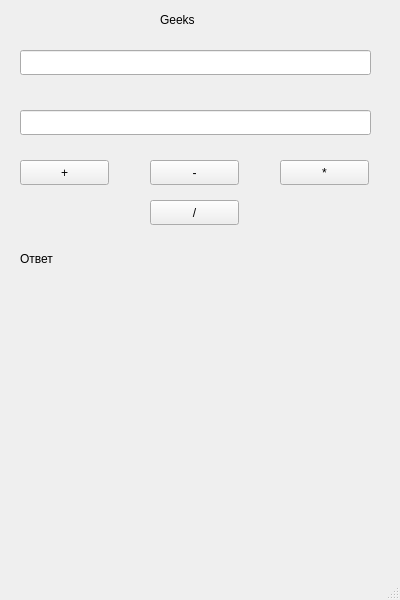
<?xml version="1.0" encoding="UTF-8"?>
<ui version="4.0">
 <class>MainWindow</class>
 <widget class="QMainWindow" name="MainWindow">
  <property name="geometry">
   <rect>
    <x>0</x>
    <y>0</y>
    <width>400</width>
    <height>600</height>
   </rect>
  </property>
  <property name="windowTitle">
   <string>MainWindow</string>
  </property>
  <widget class="QWidget" name="centralwidget">
   <widget class="QLabel" name="label">
    <property name="geometry">
     <rect>
      <x>160</x>
      <y>10</y>
      <width>67</width>
      <height>20</height>
     </rect>
    </property>
    <property name="maximumSize">
     <size>
      <width>67</width>
      <height>16777215</height>
     </size>
    </property>
    <property name="styleSheet">
     <string notr="true">font: 75 11pt &quot;Ubuntu&quot;;</string>
    </property>
    <property name="text">
     <string>Geeks</string>
    </property>
   </widget>
   <widget class="QLineEdit" name="input1">
    <property name="geometry">
     <rect>
      <x>20</x>
      <y>50</y>
      <width>351</width>
      <height>25</height>
     </rect>
    </property>
   </widget>
   <widget class="QLineEdit" name="input2">
    <property name="geometry">
     <rect>
      <x>20</x>
      <y>110</y>
      <width>351</width>
      <height>25</height>
     </rect>
    </property>
   </widget>
   <widget class="QPushButton" name="add">
    <property name="geometry">
     <rect>
      <x>20</x>
      <y>160</y>
      <width>89</width>
      <height>25</height>
     </rect>
    </property>
    <property name="text">
     <string>+</string>
    </property>
   </widget>
   <widget class="QPushButton" name="sub">
    <property name="geometry">
     <rect>
      <x>150</x>
      <y>160</y>
      <width>89</width>
      <height>25</height>
     </rect>
    </property>
    <property name="text">
     <string>-</string>
    </property>
   </widget>
   <widget class="QPushButton" name="mult">
    <property name="geometry">
     <rect>
      <x>280</x>
      <y>160</y>
      <width>89</width>
      <height>25</height>
     </rect>
    </property>
    <property name="text">
     <string>*</string>
    </property>
   </widget>
   <widget class="QPushButton" name="div">
    <property name="geometry">
     <rect>
      <x>150</x>
      <y>200</y>
      <width>89</width>
      <height>25</height>
     </rect>
    </property>
    <property name="styleSheet">
     <string notr="true"/>
    </property>
    <property name="text">
     <string>/</string>
    </property>
   </widget>
   <widget class="QLabel" name="result">
    <property name="geometry">
     <rect>
      <x>20</x>
      <y>250</y>
      <width>67</width>
      <height>17</height>
     </rect>
    </property>
    <property name="text">
     <string>Ответ</string>
    </property>
   </widget>
  </widget>
  <widget class="QMenuBar" name="menubar">
   <property name="geometry">
    <rect>
     <x>0</x>
     <y>0</y>
     <width>400</width>
     <height>22</height>
    </rect>
   </property>
  </widget>
  <widget class="QStatusBar" name="statusbar"/>
 </widget>
 <resources/>
 <connections/>
</ui>
